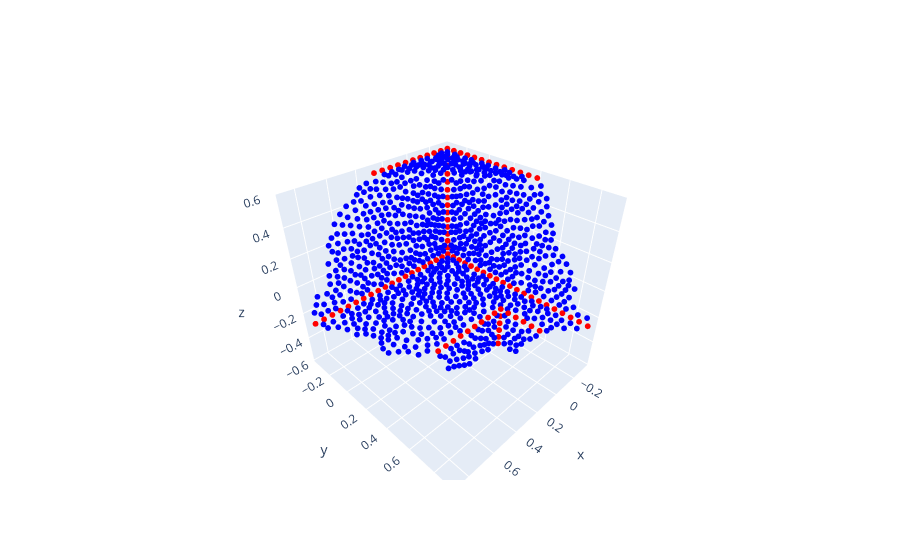

This figure's notebook cell:
### Markdown cell above
# Use plotly for ploting

### Code cell
import plotly.graph_objects as go

colors = ['red' if i in idx and y_n[i] == 1 else 'blue' if i in idx and y_n[i] == 0\
          else 'green' for i in range(1024)]
fig = go.Figure(data=[go.Scatter3d(x=pc_n[:,0], y=pc_n[:,1], z=pc_n[:,2],
                                   mode='markers',
                                   marker=dict(size=2,
                                              color=colors))])
fig.show()

### Figure 1 — Plotly figure (JSON) as saved in the notebook; plotly's stock layout.template omitted (floating-point values rounded to 4 significant figures; data arrays with more than 128 entries replaced by an {"elided": "..."} marker saying what was removed)
{"data": [{"marker": {"color": {"elided": "1024 str values"}, "size": 2}, "mode": "markers", "type": "scatter3d", "x": {"elided": "1024 float values"}, "y": {"elided": "1024 float values"}, "z": {"elided": "1024 float values"}}], "layout": {}}
